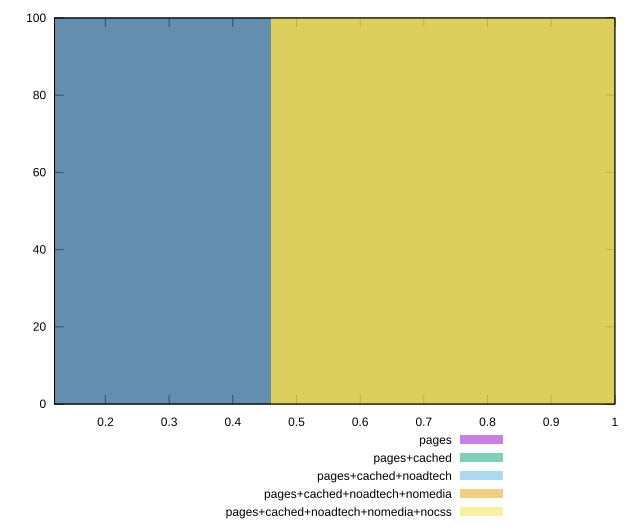

Here is the gnuplot script that generated this plot:
reset

$pages <<EOF
0 100
EOF

$pagesCached <<EOF
0 100
EOF

$pagesCachedNoadtech <<EOF
0.9201112656537149 100
EOF

$pagesCachedNoadtechNomedia <<EOF
0.9201112656537149 100
EOF

$pagesCachedNoadtechNomediaNocss <<EOF
0.9201112656537149 100
EOF

set key outside below
set boxwidth 0.9201112656537149
set xrange [0.12:1]
set yrange [0:100]
set trange [0:100]
set style fill transparent solid 0.5 noborder
set terminal svg size 640, 530 enhanced background rgb 'white'
set output "report_00022_2021-02-20T12:08:46.964Z/uses-long-cache-ttl/comparison/histogram/all_score.svg"

plot $pages title "pages" with boxes, \
     $pagesCached title "pages+cached" with boxes, \
     $pagesCachedNoadtech title "pages+cached+noadtech" with boxes, \
     $pagesCachedNoadtechNomedia title "pages+cached+noadtech+nomedia" with boxes, \
     $pagesCachedNoadtechNomediaNocss title "pages+cached+noadtech+nomedia+nocss" with boxes

reset
